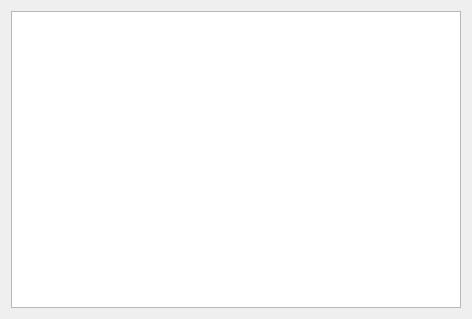
<?xml version="1.0" encoding="UTF-8"?>
<ui version="4.0">
 <class>Tree</class>
 <widget class="QWidget" name="Tree">
  <property name="geometry">
   <rect>
    <x>0</x>
    <y>0</y>
    <width>472</width>
    <height>319</height>
   </rect>
  </property>
  <property name="windowTitle">
   <string>Form</string>
  </property>
  <layout class="QGridLayout" name="gridLayout">
   <item row="0" column="0">
    <widget class="QTreeView" name="treeView">
     <property name="autoExpandDelay">
      <number>-1</number>
     </property>
     <property name="uniformRowHeights">
      <bool>true</bool>
     </property>
     <property name="sortingEnabled">
      <bool>true</bool>
     </property>
    </widget>
   </item>
  </layout>
 </widget>
 <resources/>
 <connections/>
</ui>
